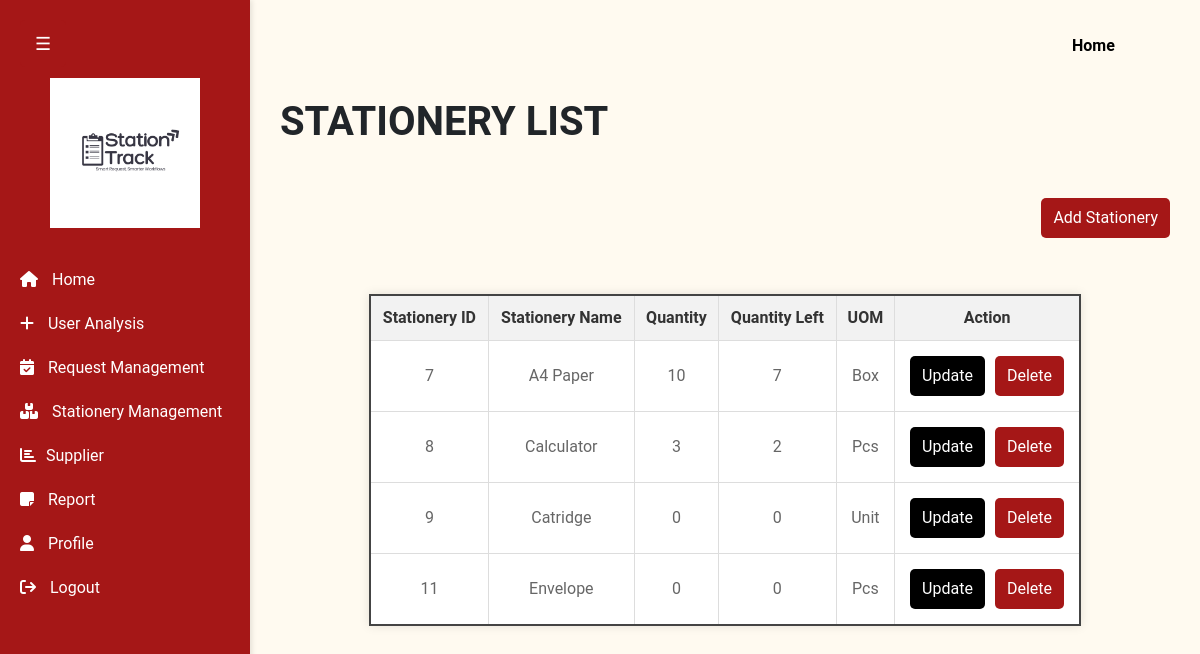
The page /stationery_list.php on the database its author committed.
### tables this page shows
CREATE TABLE `stationery_update` (
  `update_id` int(20) NOT NULL,
  `update_name` varchar(30) NOT NULL,
  `update_quantity` int(20) NOT NULL,
  `update_left` int(20) NOT NULL,
  `update_uom` varchar(20) NOT NULL,
  `admin_id` int(20) NOT NULL
);

### stationery_list.php (the view, shortened to what this page needs)
<!DOCTYPE html>
<html>
<head>
    <link rel="stylesheet" href="https://cdnjs.cloudflare.com/ajax/libs/font-awesome/6.4.2/css/all.min.css">
    <link href="https://cdn.jsdelivr.net/npm/bootstrap@5.3.0-alpha3/dist/css/bootstrap.min.css" rel="stylesheet">
</head>
<body>
<button class="toggle-btn" id="toggleBtn">☰</button>
<div class="sidebar" id="sidebar">
    <br>
    <a href="index.php"><img src="stationtrack1.png" alt="StationTrack Logo"></a>
    <a href="admin_dashboard.php"><i class="fa fa-home"></i> Home</a>
    <a href="staff_analysis.php"><i class="fa-solid fa-plus"></i> User Analysis</a>
    <a href="request_list.php"><i class="fa-solid fa-calendar-check"></i> Request Management</a>
    <a href="stationery_list.php"><i class="fa fa-boxes-stacked"></i> Stationery Management</a>
     <a href="supplier.php"><i class="fa fa-bar-chart"></i>Supplier</a>
     <a href="report.php"><i class="fa-solid fa-note-sticky"></i> Report</a>
    <a href="admin_profile.php"><i class="fa fa-user"></i> Profile</a>
    <a href="logout.php"><i class="fa fa-sign-out"></i> Logout</a>
</div>
<br>
    <Body>
<header>
<nav>
<ul>
<li><b><a href="admin_dashboard.php" title="Home">Home</a></b></li>
</ul>
</nav>
</header>
  <div class="content" id="mainContent">
        <h1><B>STATIONERY LIST</B></h1>
        <br>
        <div style="text-align: center;">
            <a class="back-to-home" href="stationery_management.php">Add Stationery </a>
        </div>
        <br>
    <br>
<?php
include 'db_connect.php';
echo "<body style='background-color:Floral white'>";
$ContohSQL = "SELECT * FROM stationery_update WHERE update_id LIKE '" . isset($_POST['stationtrack_updateid']). "%'";
$hasilQuery = $conn->query($ContohSQL);
echo "<table align='center'>
    <tr>
        <th>Stationery ID</th>
        <th>Stationery Name</th>
        <th>Quantity</th>
        <th>Quantity Left</th>
        <th>UOM</th>
        <th>Action</th>
    </tr>";
while ($row = $hasilQuery->fetch_array()) {
    echo "<tr>
        <td>" . $row["update_id"] . "</td>
        <td>" . $row["update_name"]."</td>
        <td>" . $row["update_quantity"]."</td>
        <td>" . $row["update_left"] . "</td>
       <td>" . $row["update_uom"] . "</td>
        <td class='action-cell'>
            <div class='action-buttons'>
                <a class='button update-button' href='stationery_update.php?studid={$row['update_id']}'>Update</a>
                <a class='button delete-button' href='stationery_delete.php?studid={$row['update_id']}'>Delete</a>
            </div>
        </td>
    </tr>";
}
echo "</table>";
?>
</body>
</html>

### stationery_list.php (style rules this page uses)
table { width: 80%; margin: 20px auto; border-collapse: collapse; border: 2px solid #444; background-color: #fff; box-shadow: 0px 0px 10px rgba(0, 0, 0, 0.1); }
table th, table td { border: 1px solid #ddd; padding: 10px; text-align: center; }
table th { background-color: #f2f2f2; color: #333; font-weight: bold; }
table td { background-color: #fff; color: #666; }
table tr:nth-child(even) { background-color: #a51717; }
table .action-cell { width: 160px; }
table .action-buttons { display: flex; justify-content: center; }
table a.button { display: inline-block; margin: 5px; padding: 8px 12px; color:rgb(255, 255, 255); text-decoration: none; border-radius: 5px; transition: background-color 0.3s ease; }
.back-to-home { display: inline-block; margin-top: 20px; padding: 8px 12px; background-color: #a51717; color: white; text-decoration: none; border-radius: 5px; transition: background-color 0.3s ease; }
body { margin: 0; font-family: 'Poppins', 'Roboto', Arial, sans-serif; background-color: FloralWhite; }
.sidebar { position: fixed; left: 0; top: 0; width: 250px; height: 100vh; background-color:#a51717; color: white; padding: 20px 0; box-shadow: 2px 0 5px rgba(0, 0, 0, 0.1); transform: translateX(0); transition: transform 0.3s ease; }
.sidebar a { text-decoration: none; color: white; display: block; padding: 10px 20px; font-size: 16px; }
.sidebar i { margin-right: 10px; }
.sidebar img { display: block; margin: 0 auto 20px; width: 150px; }
.content { margin-left: 250px; padding: 30px; transition: margin-left 0.3s ease; }
header { background-color: transparent; color: white; padding: 10px 20px; position: sticky; top: 0; z-index: 999; }
header * { display: inline; }
header li { margin: 20px; }
header li a { color: black; text-decoration: none; }
.toggle-btn { position: fixed; top: 20px; left: 20px; z-index: 1000; background-color: #a51717; color: white; border: none; border-radius: 5px; padding: 10px 15px; font-size: 18px; cursor: pointer; transition: background-color 0.3s; }
.back-to-home { display: inline-block; margin-top: 20px; padding: 8px 12px; float: right; background-color: #a51717; color: white; text-decoration: none; border-radius: 5px; transition: background-color 0.3s ease; }
.update-button { background-color: black; color: white; }
.delete-button { background-color: rgb(165, 23, 23); color: white; }

### rows shown on the page
stationery_update: update_id "7", update_name "A4 Paper", update_quantity "10", update_left "7", update_uom "Box"
stationery_update: update_id "8", update_name "Calculator", update_quantity "3", update_left "2", update_uom "Pcs"
stationery_update: update_id "9", update_name "Catridge", update_quantity "0", update_left "0", update_uom "Unit"
stationery_update: update_id "11", update_name "Envelope", update_quantity "0", update_left "0", update_uom "Pcs"
